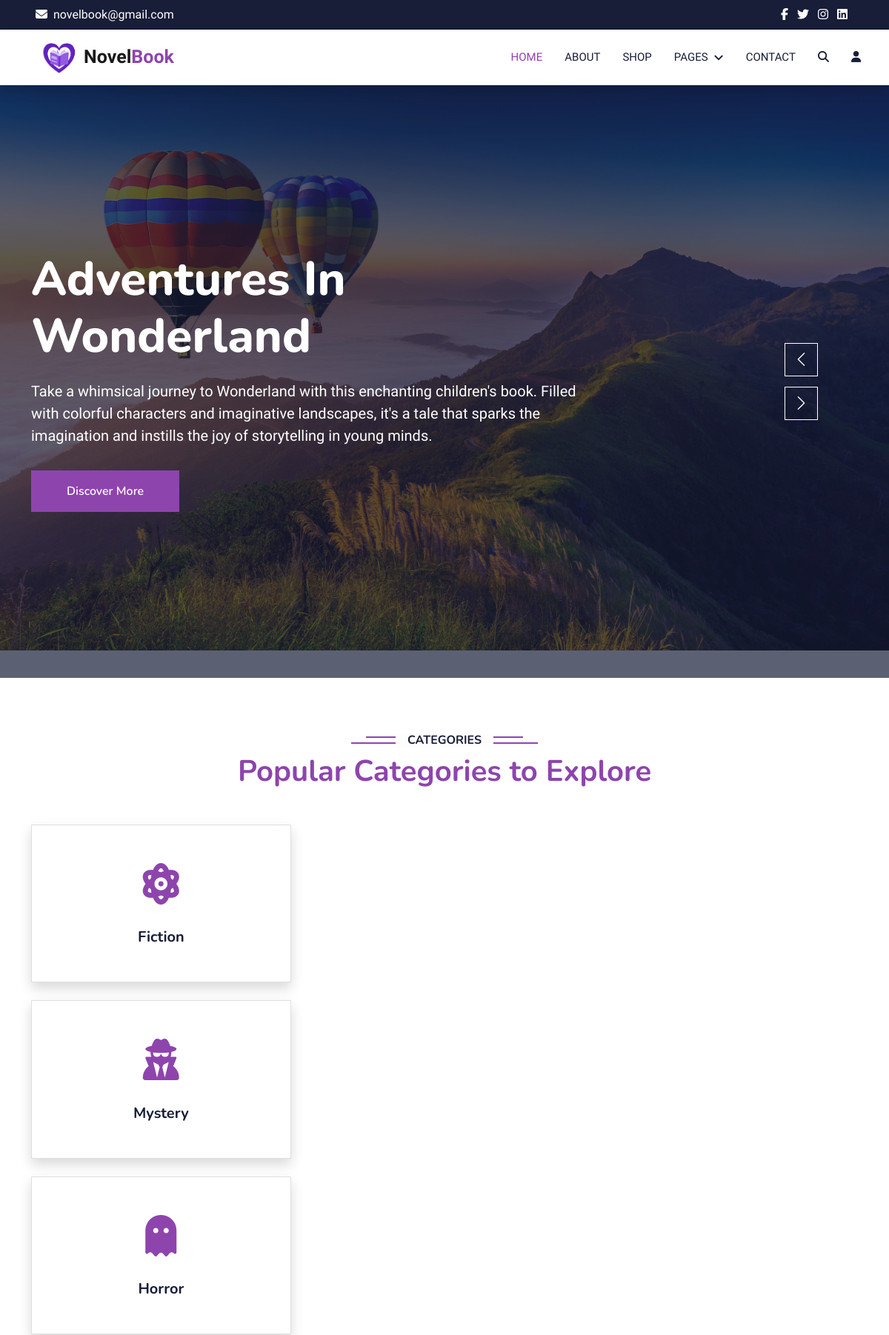
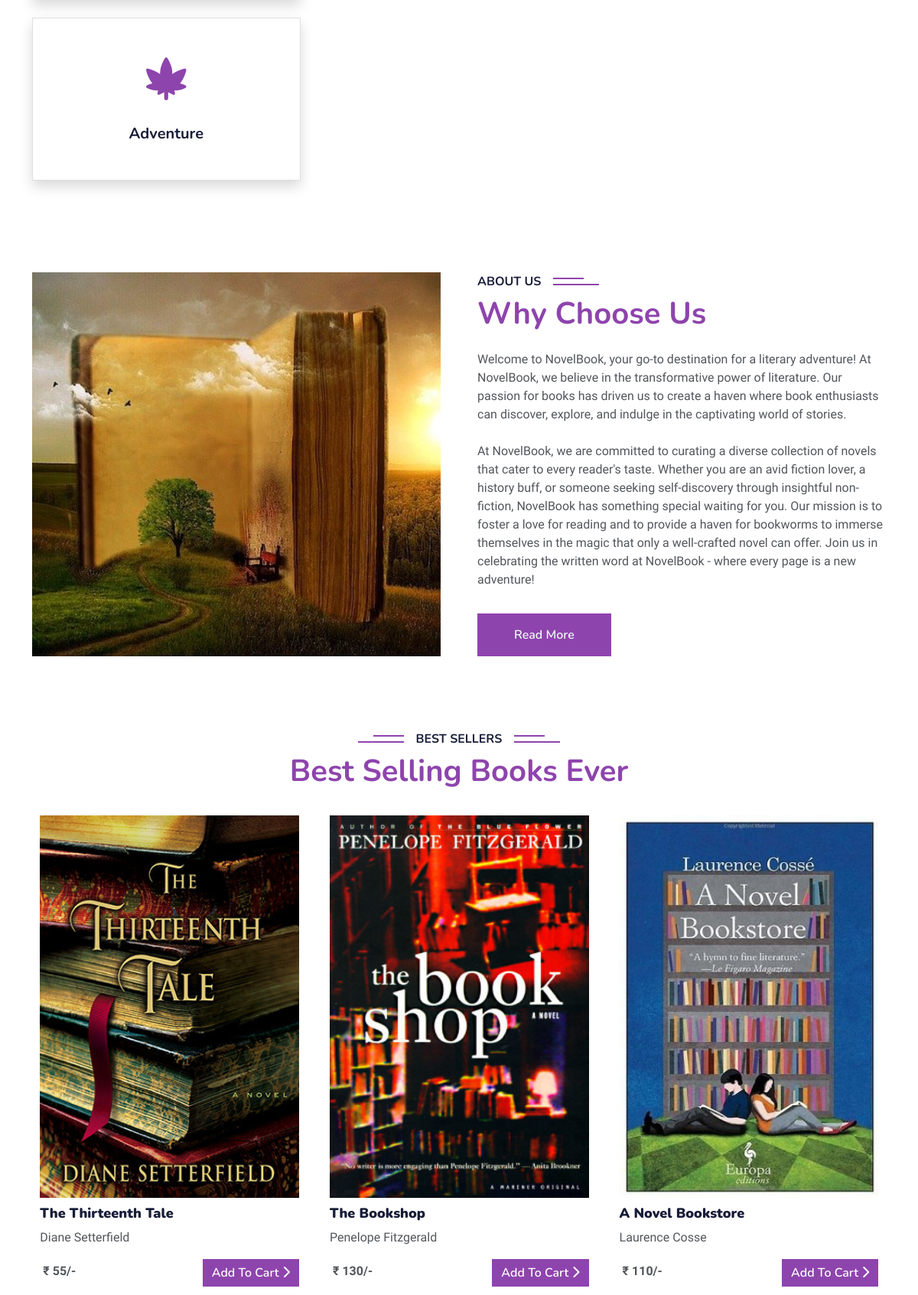
The page / (upper part) on the database its author committed (2 pictures, top to bottom).
### tables this page shows
CREATE TABLE `category` (
  `cat_id` int(11) NOT NULL,
  `cat_icon` varchar(255) NOT NULL,
  `cat_name` varchar(255) NOT NULL
);

CREATE TABLE `products` (
  `id` int(11) NOT NULL,
  `name` varchar(100) NOT NULL,
  `author` varchar(255) NOT NULL,
  `price` int(100) NOT NULL,
  `image` varchar(100) NOT NULL,
  `created_at` timestamp NOT NULL DEFAULT current_timestamp()
);

### index.php (the view, shortened to what this page needs)
<?php
include "inc/header.php";
?>
<div class="container-fluid p-0 mb-4">
    <div class="owl-carousel header-carousel position-relative">
        <div class="owl-carousel-item position-relative">
            <img class="img-fluid" src="images/carousel-1.jpg" alt="">
            <div class="position-absolute top-0 start-0 w-100 h-100 d-flex align-items-center"
                style="background: rgba(24, 29, 56, .7);">
                <div class="container">
                    <div class="row justify-content-start">
                        <div class="col-sm-10 col-lg-8">
                            <h1 class="display-3 text-white animated slideInDown text-capitalize">Adventures in
                                Wonderland</h1>
                            <p class=" text-white mb-4 pb-2">Take a whimsical journey to Wonderland with this enchanting
                                children's book. Filled with colorful characters and imaginative landscapes, it's a tale
                                that sparks the imagination and instills the joy of storytelling in young minds.</p>
                            <a href="about.php"
                                class="btn text-white py-md-3 px-md-5 me-3 animated slideInLeft">Discover
                                More</a>
                        </div>
                    </div>
                </div>
            </div>
        </div>
    </div>
</div>
<section class="py-5 py-md-11">
    <div class="container container-wd">
        <div class="text-center wow fadeInUp" data-wow-delay="0.1s">
            <h6 class="section-title text-center px-3" style="background: #fdfdfd;">Categories</h6>
            <h1 class="mb-5" style="color: #8e44ad;">Popular Categories to Explore</h1>
        </div>
        <div class="mx-n3"
            data-flickity='{"pageDots": true, "prevNextButtons": false, "cellAlign": "left", "wrapAround": true, "imagesLoaded": true}'>
            <?php
            include("inc/db.php");
            $select_category = mysqli_query($conn, "SELECT * FROM `category`") or die('query failed');
            if (mysqli_num_rows($select_category) > 0) {
                while ($fetch_category = mysqli_fetch_assoc($select_category)) {
                    ?>
                    <div class="col-12 col-md-4 mw-xl-20 mb-md-6 my-4 px-3 ">
                        <a href="shop.php"
                            class="card shadow px-md-5 pt-md-9 pb-md-5 px-4 py-5 text-center lift position-relative h-100 category">
                            <div class="display-4 mb-4 icon">
                                <?php echo $fetch_category["cat_icon"]; ?>
                            </div>
                            <div class="px-0 pb-0 pt-6">
                                <h5 class="mb-0 line-clamp-1">
                                    <?php echo $fetch_category['cat_name']; ?>
                                </h5>
                            </div>
                        </a>
                    </div>
                    <?php
                }
            } else {
                echo '<p class="empty">No categories added yet!</p>';
            }
            ?>
        </div>
    </div>
</section>
<div class="container-xxl py-5">
    <div class="container">
        <div class="row g-5">
            <div class="col-lg-6 wow fadeInUp" data-wow-delay="0.1s" style="min-height: 400px;">
                <div class="position-relative h-100">
                    <img class="img-fluid position-absolute w-100 h-100" src="images/about-img.jpg" alt=""
                        style="object-fit: cover;">
                </div>
            </div>
            <div class="col-lg-6 wow fadeInUp" data-wow-delay="0.3s">
                <h6 class="section-title bg-white text-start pe-3">About Us</h6>
                <h1 class="mb-4" style="color: #8e44ad;">Why Choose Us</h1>
                <p class="mb-4">Welcome to NovelBook, your go-to destination for a literary adventure! At NovelBook, we
                    believe in the transformative power of literature. Our passion for books has driven us to create a
                    haven where book enthusiasts can discover, explore, and indulge in the captivating world of stories.
                </p>
                <p class="mb-4">At NovelBook, we are committed to curating a diverse collection of novels that cater to
                    every reader's taste. Whether you are an avid fiction lover, a history buff, or someone seeking
                    self-discovery through insightful non-fiction, NovelBook has something special waiting for you. Our
                    mission is to foster a love for reading and to provide a haven for bookworms to immerse themselves
                    in the magic that only a well-crafted novel can offer. Join us in celebrating the written word at
                    NovelBook - where every page is a new adventure!
                </p>
                <a class="btn text-light py-3 px-5 mt-2" href="about.php">Read More</a>
            </div>
        </div>
    </div>
</div>
<div class="container-xxl py-5">
    <div class="site-section mb-5 ">
        <div class="container owl-2-style wow fadeInUp" data-wow-delay="0.1s">
            <div class="row text-center">
                <div class="col-12">
                    <h6 class="section-title bg-white text-center px-3">Best Sellers</h6>
                    <h1 class="mb-4" style="color: #8e44ad;">Best Selling Books Ever</h1>
                </div>
            </div>
            <div class="owl-carousel owl-2">
                <?php
                include("inc/db.php");
                $select_products = mysqli_query($conn, "SELECT * FROM `products`") or die('query failed');
                if (mysqli_num_rows($select_products) > 0) {
                    while ($fetch_products = mysqli_fetch_assoc($select_products)) {
                        ?>
                        <div class="media-29101">
                            <a href="#">
                                <img src="uploaded_img/<?php echo $fetch_products['image']; ?>" class="img-fluid" alt="..."
                                    style="height:500px;">
                            </a>
                            <h3 class="card-title"><a href="" class="text-dark">
                                    <?php echo $fetch_products['name']; ?>
                                </a></h3>
                            <p>
                                <?php echo $fetch_products['author']; ?>
                            </p>
                            <div class="d-flex justify-content-between">
                                <small class="py-1 px-1 fw-bold fs-6 text-center">₹
                                    <?php echo $fetch_products['price']; ?>/-
                                </small>
                                <div>
                                    <a href="login.php" class="btn text-white">Add
                                        To Cart <i class="fa fa-chevron-right"></i></a>
                                </div>
                            </div>
                        </div>
                        <?php
                    }
                } else {
                    echo '<p class="empty">No products added yet!</p>';
                }
                ?>
            </div>
        </div>
    </div>
</div>
<?php
include "inc/footer.php";
?>

### css/style.css (style rules this page uses)
:root { --primary: #8e44ad; --light: #F0FBFC; --light: #f0e4de; --dark: #181d38; }
.btn { background-color: #8e44ad; border: none; }
.btn { font-family: 'Nunito', sans-serif; font-weight: 600; transition: .5s; }
.header-carousel .owl-carousel-item { position: relative; max-height: 100vh; }
.header-carousel p { margin-top: 20px; font-size: 20px; line-height: 30px; }
@media (max-width: 1300px) { .header-carousel .owl-carousel-item { position: relative; min-height: 100vh; } }
@media (max-width: 1300px) { .header-carousel .owl-carousel-item img { position: absolute; width: 100%; height: 100%; object-fit: cover; } }
.section-title { position: relative; display: inline-block; text-transform: uppercase; }
.section-title::before { position: absolute; content: ""; width: calc(100% + 80px); height: 2px; top: 4px; left: -40px; background: var(--primary); z-index: -1; }
.section-title::after { position: absolute; content: ""; width: calc(100% + 120px); height: 2px; bottom: 5px; left: -60px; background: var(--primary); z-index: -1; }
.section-title.text-start::before { width: calc(100% + 40px); left: 0; }
.section-title.text-start::after { width: calc(100% + 60px); left: 0; }

### index.php (style rules this page uses)
.icon { color: #8e44ad; }
.media-29101 { padding: 10px; }
.media-29101 img { margin-bottom: 10px; }
.media-29101 h3 { font-size: 18px; font-weight: 900 !important; }
.media-29101 h3 a { color: #6c757d; }

### rows shown on the page
category: cat_name "Fiction"
category: cat_name "Mystery"
category: cat_name "Horror"
category: cat_name "Adventure"
products: image (picture), name "The Thirteenth Tale", author "Diane Setterfield", price "55"
products: image (picture), name "The Bookshop", author "Penelope Fitzgerald", price "130"
products: image (picture), name "A Novel Bookstore", author "Laurence Cosse", price "110"
